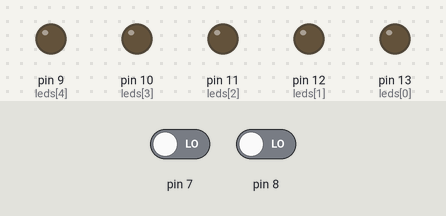
Recording of a sketch running on a simulated Arduino Uno, built with avr-gcc and run on an emulated ATmega328P. Parts: output pins drawn as LEDs (lit = HIGH). Dashed ring = blinking. Inputs (shaded band) come from the test bench; at power-on: pin 8 LOW, pin 7 LOW.

Above: at 1.2 s.
1.3 s: pin 8 driven HIGH
At 4.2 s:
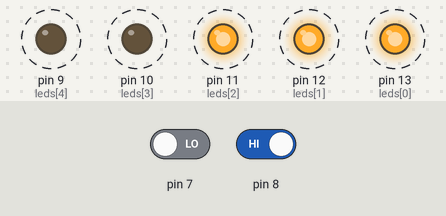
4.3 s: pin 8 driven LOW
At 5.2 s:
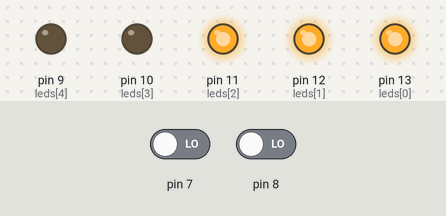
5.8 s: pin 7 driven HIGH
At 5.9 s:
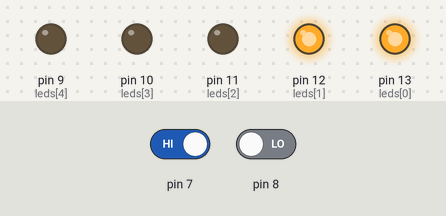
Timing chart, 0 to 8.8 s (numbered marks = the images above; inputs shaded):
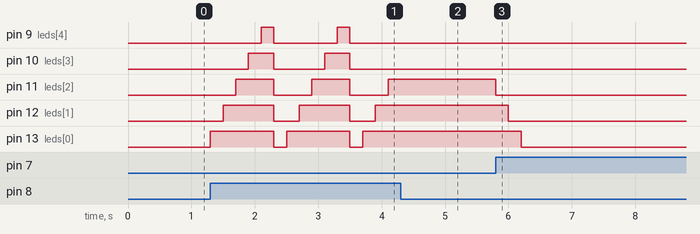

Measured:
- after the input at 1.3 s, pin 9 (leds[4]): alternates HIGH for 0.20 s and LOW for 1.0 s, starting after 0.80 s; pin 10 (leds[3]): alternates HIGH for 0.40 s and LOW for 0.80 s, starting after 0.60 s
- after the input at 4.3 s, pin 9 (leds[4]): stays LOW (without the input it goes to HIGH after 0.20 s); pin 10 (leds[3]): stays LOW (without the input it goes to HIGH after 0.00 s); pin 11 (leds[2]), pin 12 (leds[1]), pin 13 (leds[0]): stays HIGH (without the input it goes to LOW after 0.40 s)
- after the input at 5.8 s, pin 11 (leds[2]): HIGH → LOW at once; pin 12 (leds[1]): HIGH → LOW after 0.20 s; pin 13 (leds[0]): HIGH → LOW after 0.40 s

The sketch:

EstructuraControlArduino.ino
```cpp
/**** AUTOR: Creatividad Codificada ****/

  int contador = 0;
  byte leds[5] = {13,12,11,10,9};
void setup() {
  //Declaramos salidas y entradas
  pinMode(13,OUTPUT);
  pinMode(12,OUTPUT);
  pinMode(11,OUTPUT);
  pinMode(10,OUTPUT);
  pinMode(9,OUTPUT);
  pinMode(8,INPUT);
  pinMode(7,INPUT);
}
void loop() {
  // Lee el boton encender led
  if(digitalRead(8)==HIGH)
  {
    contador++;
    if(contador>5)contador = 0; // control del contador
    cantidad_led(contador);
    }
  // Lee el boton apagar led
  if(digitalRead(7)==HIGH)
  {
    contador--;
    if(contador<=0)contador = 0; // control del contador
    cantidad_led(contador);
    }
}
// Funcion para encender o apagar los leds
void cantidad_led(byte cont)
{
    for(byte j=0; j<5;j++)
    {
      digitalWrite(leds[j],LOW);
      }
    for(byte i=0; i<cont;i++)
     {
      digitalWrite(leds[i],HIGH);
      }
    delay(200);
}
```
